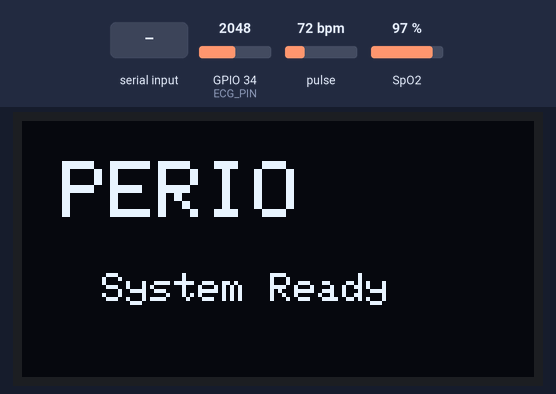
This sketch was run on a simulated ESP32. Shown: 128×64 one-colour display. The inputs (shaded band) are chosen by the test bench; at power-on: GPIO 34 (ECG_PIN) = 2048, pulse 72 bpm, SpO2 97 %. WiFi joins after 1.5 s; servers stay silent unless stated; uploads are accepted with an empty reply; what the sketch prints to the serial monitor is not drawn.

Above: at 4.3 s.
4.4 s: "90,45\n" received over Serial
5.9 s: "30,150\n" received over Serial
7.4 s: "0\n" received over Serial
8.9 s: "1\n" received over Serial
At 10.4 s:
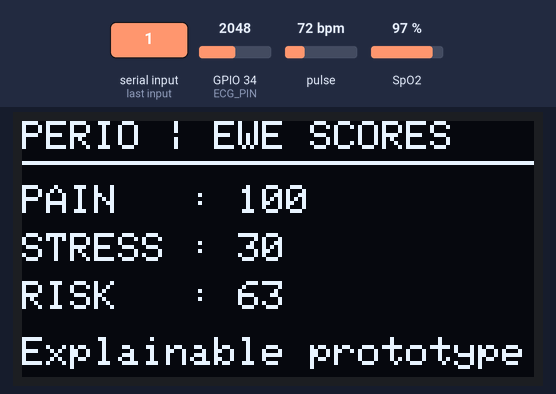
At 14.3 s:
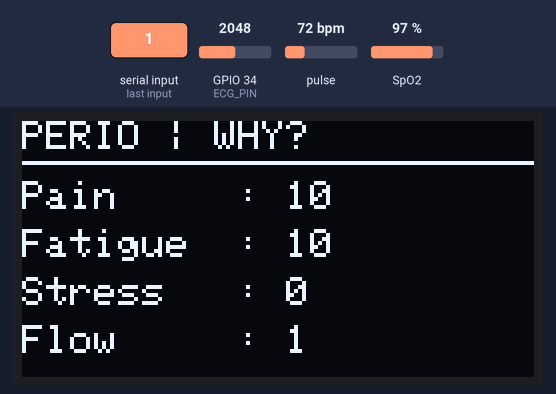
Timing chart, 0 to 15.8 s (numbered marks = the images above; inputs shaded):
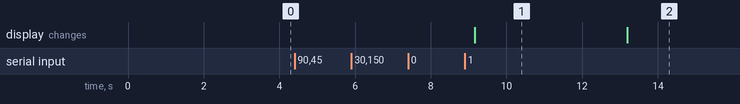

Measured:
- after the input at 4.4 s, every drawn part: stays the same
- after the input at 5.9 s, every drawn part: stays the same
- after the input at 7.4 s, every drawn part: stays the same
- after the input at 8.9 s, the display: changes after 0.26 s (image 1)
- what the display in image 1 shows lasts 4.0 s, from 9.2 s to 13.2 s

The sketch:

05_Sensors_Combined.ino
```cpp
#include <Wire.h>
#include <WiFi.h>
#include <HTTPClient.h>
#include <MAX30100_PulseOximeter.h>
#include <Adafruit_GFX.h>
#include <Adafruit_SSD1306.h>

// =========================
// WIFI
// =========================
const char* ssid = "VITC-TECHNO";
const char* password = "Med@15&16#";

const char* SERVER_URL =
  "http://172.16.131.118:8000/sensor";

// Send data every 3 seconds
unsigned long lastSend = 0;
const unsigned long SEND_INTERVAL = 3000;

// =========================
// OLED
// =========================
#define SCREEN_WIDTH 128
#define SCREEN_HEIGHT 64
#define OLED_RESET -1
#define OLED_ADDR 0x3C

Adafruit_SSD1306 display(
  SCREEN_WIDTH,
  SCREEN_HEIGHT,
  &Wire,
  OLED_RESET
);

// =========================
// PINS
// =========================
#define ECG_PIN 34

// =========================
// MAX30100
// =========================
PulseOximeter pox;

float heartRate = 0;
float spo2 = 0;

// =========================
// USER INPUTS
// =========================
int pain = 0;
int fatigue = 0;
int stress = 0;
int flow = 0;

// =========================
// EWE SCORES
// =========================
int painScore = 0;
int stressScore = 0;
int anemiaRisk = 0;

// =========================
// DISPLAY
// =========================
int page = 0;
unsigned long lastPageChange = 0;
const unsigned long PAGE_TIME = 4000;

// =========================
// SETUP
// =========================
void setup() {

  Serial.begin(115200);

  Wire.begin(21, 22);

  // =========================
  // OLED
  // =========================
  if (!display.begin(
        SSD1306_SWITCHCAPVCC,
        OLED_ADDR)) {

    Serial.println("OLED FAILED");

    while (1);
  }

  display.clearDisplay();
  display.setTextColor(SSD1306_WHITE);

  display.setTextSize(2);
  display.setCursor(10, 10);
  display.println("PERIO");

  display.setTextSize(1);
  display.setCursor(20, 38);
  display.println("System Ready");

  display.display();

  delay(2000);

  // =========================
  // MAX30100
  // =========================
  Serial.println("Starting MAX30100...");

  if (!pox.begin()) {

    Serial.println("MAX30100 FAILED");

  } else {

    Serial.println("MAX30100 SUCCESS!");
  }

  // =========================
  // WIFI
  // =========================
  Serial.println();
  Serial.println("Connecting to WiFi...");
  Serial.println(ssid);

  WiFi.begin(ssid, password);

  while (WiFi.status() != WL_CONNECTED) {

    delay(500);
    Serial.print(".");
  }

  Serial.println();
  Serial.println("WiFi Connected!");

  Serial.print("ESP32 IP Address: ");
  Serial.println(WiFi.localIP());

  Serial.print("Server: ");
  Serial.println(SERVER_URL);

  // =========================
  // USER INPUT
  // =========================
  Serial.println();
  Serial.println("================================");
  Serial.println("        PERIO INPUT SYSTEM");
  Serial.println("================================");

  Serial.println("Enter values from 0 to 10.");
  Serial.println();

  Serial.print("Pain (0-10): ");
  pain = readNumber();

  Serial.print("Fatigue (0-10): ");
  fatigue = readNumber();

  Serial.print("Stress (0-10): ");
  stress = readNumber();

  Serial.print("Flow (0-10): ");
  flow = readNumber();

  calculateScores();

  Serial.println();
  Serial.println("================================");
  Serial.println("        PERIO RESULTS");
  Serial.println("================================");

  Serial.print("Pain Score: ");
  Serial.println(painScore);

  Serial.print("Stress Score: ");
  Serial.println(stressScore);

  Serial.print("Risk Indicator: ");
  Serial.println(anemiaRisk);

  Serial.println();
  Serial.println("Starting personalized monitoring...");
}

// =========================
// LOOP
// =========================
void loop() {

  pox.update();

  // Read ECG
  int ecgValue = analogRead(ECG_PIN);

  // =========================
  // SEND DATA TO SERVER
  // =========================
  if (millis() - lastSend >= SEND_INTERVAL) {

    sendSensorData();

    lastSend = millis();
  }

  // =========================
  // OLED PAGE
  // =========================
  if (millis() - lastPageChange >= PAGE_TIME) {

    page++;

    if (page > 3) {
      page = 0;
    }

    lastPageChange = millis();
  }

  showPage(page);

  delay(50);
}

// =========================
// READ USER NUMBER
// =========================
int readNumber() {

  while (Serial.available() == 0) {

    pox.update();

    delay(10);
  }

  int value = Serial.parseInt();

  while (Serial.available()) {
    Serial.read();
  }

  value = constrain(value, 0, 10);

  Serial.println(value);

  return value;
}

// =========================
// CALCULATE EWE
// =========================
void calculateScores() {

  // Prototype/demo weights

  painScore =
    pain * 10;

  stressScore =
    stress * 7 +
    pain * 2 +
    fatigue;

  anemiaRisk =
    fatigue * 6 +
    flow * 3 +
    stress;

  painScore =
    constrain(painScore, 0, 100);

  stressScore =
    constrain(stressScore, 0, 100);

  anemiaRisk =
    constrain(anemiaRisk, 0, 100);
}

// =========================
// SEND SENSOR DATA
// =========================
void sendSensorData() {

  if (WiFi.status() != WL_CONNECTED) {

    Serial.println("WiFi disconnected.");

    WiFi.begin(ssid, password);

    return;
  }

  HTTPClient http;

  http.begin(SERVER_URL);

  http.addHeader(
    "Content-Type",
    "application/json"
  );

  // Get current MAX30100 values
  float hr = pox.getHeartRate();
  float oxygen = pox.getSpO2();

  // Keep invalid readings as 0
  // instead of sending impossible values
  if (hr < 40 || hr > 200) {
    hr = 0;
  }

  if (oxygen < 70 || oxygen > 100) {
    oxygen = 0;
  }

  // Current ECG value
  int ecgValue =
    analogRead(ECG_PIN);

  // Create JSON
  String json = "{";

  json += "\"heartRate\":";
  json += String(hr, 1);

  json += ",\"spo2\":";
  json += String(oxygen, 1);

  json += ",\"ecg\":";
  json += String(ecgValue);

  json += ",\"pain\":";
  json += String(pain);

  json += ",\"fatigue\":";
  json += String(fatigue);

  json += ",\"stress\":";
  json += String(stress);

  json += ",\"flow\":";
  json += String(flow);

  json += ",\"painScore\":";
  json += String(painScore);

  json += ",\"stressScore\":";
  json += String(stressScore);

  json += ",\"anemiaRisk\":";
  json += String(anemiaRisk);

  json += "}";

  // Send POST request
  int httpResponseCode =
    http.POST(json);

  Serial.println();
  Serial.println("----- SERVER UPDATE -----");

  Serial.print("JSON: ");
  Serial.println(json);

  Serial.print("HTTP Response: ");
  Serial.println(httpResponseCode);

  if (httpResponseCode > 0) {

    Serial.println("Data sent successfully!");

  } else {

    Serial.println("Failed to send data.");
  }

  http.end();
}

// =========================
// DRAW HEADER
// =========================
void header(String title) {

  display.clearDisplay();

  display.setTextSize(1);
  display.setCursor(0, 0);

  display.println("PERIO | " + title);

  display.drawLine(
    0, 10,
    127, 10,
    SSD1306_WHITE
  );
}

// =========================
// PAGE 0
// SENSOR STATUS
// =========================
void showSensorPage() {

  header("SENSORS");

  float hr = pox.getHeartRate();
  float oxygen = pox.getSpO2();

  display.setTextSize(1);

  display.setCursor(0, 16);

  if (hr >= 40 && hr <= 200) {

    display.print("HR: ");
    display.print(hr, 0);
    display.println(" BPM");

  } else {

    display.println("HR: --");
  }

  display.setCursor(0, 28);

  if (oxygen >= 70 && oxygen <= 100) {

    display.print("SpO2: ");
    display.print(oxygen, 0);
    display.println("%");

  } else {

    display.println("SpO2: --");
  }

  int ecgValue =
    analogRead(ECG_PIN);

  display.setCursor(0, 40);

  display.print("ECG signal: ");
  display.println(ecgValue);

  display.setCursor(0, 54);
  display.println("Live physiological data");

  display.display();
}

// =========================
// PAGE 1
// EWE SCORES
// =========================
void showScorePage() {

  header("EWE SCORES");

  display.setTextSize(1);

  display.setCursor(0, 16);
  display.print("PAIN   : ");
  display.println(painScore);

  display.setCursor(0, 28);
  display.print("STRESS : ");
  display.println(stressScore);

  display.setCursor(0, 40);
  display.print("RISK   : ");
  display.println(anemiaRisk);

  display.setCursor(0, 54);
  display.println("Explainable prototype");

  display.display();
}

// =========================
// PAGE 2
// WHY SCORE
// =========================
void showWhyPage() {

  header("WHY?");

  display.setTextSize(1);

  display.setCursor(0, 15);
  display.print("Pain     : ");
  display.println(pain);

  display.setCursor(0, 27);
  display.print("Fatigue  : ");
  display.println(fatigue);

  display.setCursor(0, 39);
  display.print("Stress   : ");
  display.println(stress);

  display.setCursor(0, 51);
  display.print("Flow     : ");
  display.println(flow);

  display.display();
}

// =========================
// PAGE 3
// RESPONSE
// =========================
void showResponsePage() {

  header("RESPONSE");

  display.setTextSize(1);

  display.setCursor(0, 16);

  if (painScore >= 70) {

    display.println("PAIN: HIGH");

    display.setCursor(0, 30);
    display.println("Take a rest break.");

    display.setCursor(0, 44);
    display.println("Monitor symptoms.");

  }

  else if (stressScore >= 60) {

    display.println("STRESS: HIGH");

    display.setCursor(0, 30);
    display.println("Try a quiet break.");

    display.setCursor(0, 44);
    display.println("Slow breathing.");

  }

  else if (anemiaRisk >= 60) {

    display.println("RISK: ELEVATED");

    display.setCursor(0, 30);
    display.println("Monitor fatigue");

    display.setCursor(0, 44);
    display.println("and bleeding.");

  }

  else {

    display.println("STATUS: STABLE");

    display.setCursor(0, 30);
    display.println("Continue monitoring.");

    display.setCursor(0, 44);
    display.println("PERIO is tracking.");
  }

  display.display();
}

// =========================
// PAGE CONTROLLER
// =========================
void showPage(int currentPage) {

  switch (currentPage) {

    case 0:
      showSensorPage();
      break;

    case 1:
      showScorePage();
      break;

    case 2:
      showWhyPage();
      break;

    case 3:
      showResponsePage();
      break;
  }
}
```
